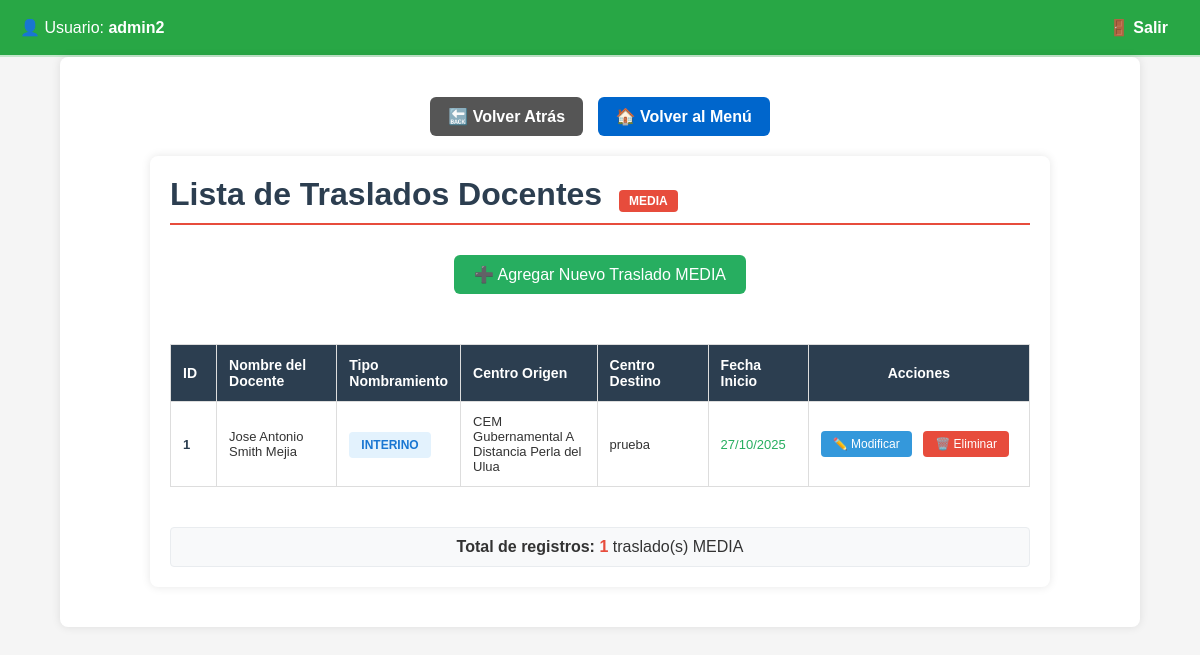
Screenshot of /formatos/media_traslado/listar.php (signed in) with the database file from the repository.
### tables this page shows
CREATE TABLE `formato_traslado_media` (
  `id` int(11) NOT NULL,
  `tipo_nombramiento` enum('INTERINO','PERMANENTE') DEFAULT NULL,
  `nombre_docente` varchar(150) NOT NULL,
  `identidad` varchar(20) DEFAULT NULL,
  `colegio_magisterial` varchar(100) DEFAULT NULL,
  `sdgthd` varchar(50) DEFAULT NULL,
  `colegiacion_numero` varchar(30) DEFAULT NULL,
  `jornada_trabajo` enum('PARCIAL','COMPLETA','EXCLUSIVA') DEFAULT NULL,
  `requisito` enum('CONCURSO','EXONERADO(A)','COMPLETACIÓN') DEFAULT NULL,
  `fecha_inicio` date DEFAULT NULL,
  `fecha_vencimiento` date DEFAULT NULL,
  `numero_horas` int(11) DEFAULT NULL,
  `fecha_registro` timestamp NOT NULL DEFAULT current_timestamp()
);

CREATE TABLE `centros_educativos_media` (
  `id` int(11) NOT NULL,
  `traslado_id` int(11) DEFAULT NULL,
  `tipo` enum('ORIGEN','REUBICACION','DESTINO') DEFAULT NULL,
  `centro_educativo` varchar(150) DEFAULT NULL,
  `cargo` varchar(150) DEFAULT NULL,
  `lugar` varchar(100) DEFAULT NULL,
  `municipio` varchar(100) DEFAULT NULL,
  `depto` varchar(100) DEFAULT NULL
);

### formatos/media_traslado/listar.php (the view, shortened to what this page needs)
<?php
include "../../includes/header.php";
include '../../includes/db.php';
$sql = "SELECT td.*,
               ce_origen.centro_educativo as centro_origen,
               ce_destino.centro_educativo as centro_destino
        FROM formato_traslado_media td
        LEFT JOIN centros_educativos_media ce_origen ON td.id = ce_origen.traslado_id AND ce_origen.tipo = 'ORIGEN'
        LEFT JOIN centros_educativos_media ce_destino ON td.id = ce_destino.traslado_id AND ce_destino.tipo = 'DESTINO'
        ORDER BY td.fecha_registro DESC";
$result = $conn->query($sql);
?>
<!DOCTYPE html>
<html lang="es">
<head>
</head>
<body>
<div class="main-content">
    <div class="navigation">
        <a href="javascript:void(0);" onclick="window.history.back();" class="btn btn-back">🔙 Volver Atrás</a>
        <a href="../../menu.php" class="btn btn-menu">🏠 Volver al Menú</a>
    </div>
    <div class="container">
        <h1 style="margin-bottom:20px; color:#2c3e50; border-bottom:2px solid #e74c3c; padding-bottom:10px;">
            Lista de Traslados Docentes <span class="media-badge">MEDIA</span>
        </h1>
        <div style="text-align:center; margin:20px 0;">
            <a href="agregar.php" class="btn-add">➕ Agregar Nuevo Traslado MEDIA</a>
        </div>
        <?php if ($result->num_rows > 0): ?>
        <div class="table-container">
            <table>
                <thead>
                    <tr>
                        <th style="width: 60px;">ID</th>
                        <th style="width: 200px;">Nombre del Docente</th>
                        <th style="width: 120px;">Tipo Nombramiento</th>
                        <th style="width: 180px;">Centro Origen</th>
                        <th style="width: 180px;">Centro Destino</th>
                        <th style="width: 120px;">Fecha Inicio</th>
                        <th style="width: 150px; text-align:center;">Acciones</th>
                    </tr>
                </thead>
                <tbody>
                    <?php while($row = $result->fetch_assoc()): ?>
                    <tr>
                        <td style="font-weight:bold; color:#2c3e50;"><?= $row['id'] ?></td>
                        <td style="font-weight:500;"><?= htmlspecialchars($row['nombre_docente']) ?></td>
                        <td>
                            <span class="badge-nombramiento">
                                <?= $row['tipo_nombramiento'] ?>
                            </span>
                        </td>
                        <td><?= htmlspecialchars($row['centro_origen'] ?? 'No especificado') ?></td>
                        <td><?= htmlspecialchars($row['centro_destino'] ?? 'No especificado') ?></td>
                        <td style="color:#27ae60; font-weight:500;">
                            <?= $row['fecha_inicio'] ? date('d/m/Y', strtotime($row['fecha_inicio'])) : 'No especificada' ?>
                        </td>
                        <td class="actions" style="text-align:center;">
                            <a href="modificar.php?id=<?= $row['id'] ?>" class="edit" title="Modificar traslado">✏️ Modificar</a>
                            <a href="eliminar.php?id=<?= $row['id'] ?>" class="delete" title="Eliminar traslado" onclick="return confirm('¿Está seguro de eliminar este traslado MEDIA?')">🗑️ Eliminar</a>
                        </td>
                    </tr>
                    <?php endwhile; ?>
                </tbody>
            </table>
        </div>
        <?php endif; ?>
        <div class="total-registros">
            <strong>Total de registros:</strong> <span style="color:#e74c3c; font-weight:bold;"><?= $result->num_rows ?></span> traslado(s) MEDIA
        </div>
    </div>
</div>
</body>
</html>

### css/style.css (style rules this page uses)
body { font-family: Arial, sans-serif; background-color: #f0f2f5; margin: 0; padding: 0; }
.container { width: 90%; max-width: 1200px; margin: 30px auto; background: #fff; padding: 20px; border-radius: 10px; box-shadow: 0px 0px 10px #ccc; }
table { width: 100%; border-collapse: collapse; margin-top: 20px; }
table, th, td { border: 1px solid #ddd; }
th, td { padding: 10px; text-align: left; }
th { background-color: #4CAF50; color: white; }

### includes/header.php (style rules this page uses)
body { font-family: Arial, sans-serif; background-color: #d4edda; margin: 0; padding: 0; }

### formatos/media_traslado/listar.php (style rules this page uses)
* { margin:0; padding:0; box-sizing:border-box; font-family: Arial, sans-serif; }
body { background-color:#f5f5f5; color:#333; }
.main-content { padding:20px; }
.navigation { text-align:center; margin-bottom:20px; }
.btn { display:inline-block; padding:10px 18px; border-radius:6px; text-decoration:none; font-weight:bold; margin:0 5px; border:none; cursor:pointer; }
.btn-back { background-color:#555; color:white; }
.btn-menu { background-color:#0066cc; color:white; }
.btn-add { background-color:#27ae60; color:white; text-decoration:none; padding:10px 20px; display:inline-block; margin:10px 0; border-radius:6px; }
.container { max-width:1200px; margin:0 auto; background:white; box-shadow:0 0 10px rgba(0,0,0,0.1); padding:20px; border-radius:8px; }
table { width:100%; border-collapse:collapse; margin:20px 0; background:white; }
th, td { border:1px solid #ddd; padding:12px; text-align:left; }
th { background:#2c3e50; color:white; font-weight:bold; font-size:14px; }
td { background:#fff; color:#333; font-size:13px; }
.actions { white-space: nowrap; }
.actions a { margin-right:8px; text-decoration:none; padding:6px 12px; border-radius:4px; font-size:12px; display:inline-block; }
.edit { background:#3498db; color:white; }
.delete { background:#e74c3c; color:white; }
.media-badge { background:#e74c3c; color:white; padding:4px 10px; border-radius:4px; font-size:12px; margin-left:8px; font-weight:bold; }
.table-container { overflow-x: auto; }
.badge-nombramiento { background:#e3f2fd; color:#1976d2; padding:6px 12px; border-radius:4px; font-size:12px; font-weight:bold; }
.total-registros { background:#f8f9fa; padding:10px; border-radius:4px; text-align:center; margin-top:20px; border:1px solid #e9ecef; }

### rows the page displays
formato_traslado_media: id "1", nombre_docente "Jose Antonio Smith Mejia", tipo_nombramiento "INTERINO", centros_educativos_media.centro_educativo "CEM Gubernamental A Distancia Perla del Ulua", centros_educativos_media.centro_educativo "prueba", fecha_inicio "27/10/2025"

### other values shown
$_SESSION['usuario'] "admin2"
$result->num_rows "1"
